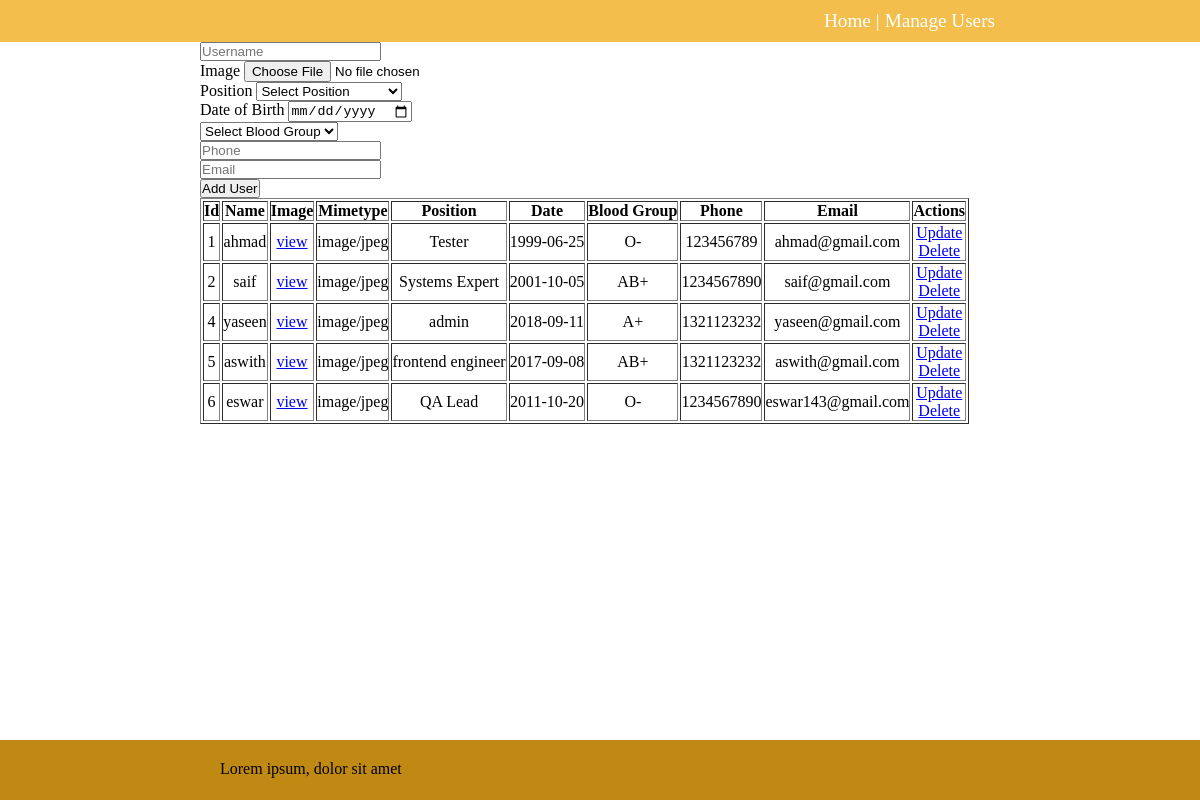
/users, run on an earlier commit of the app's database.
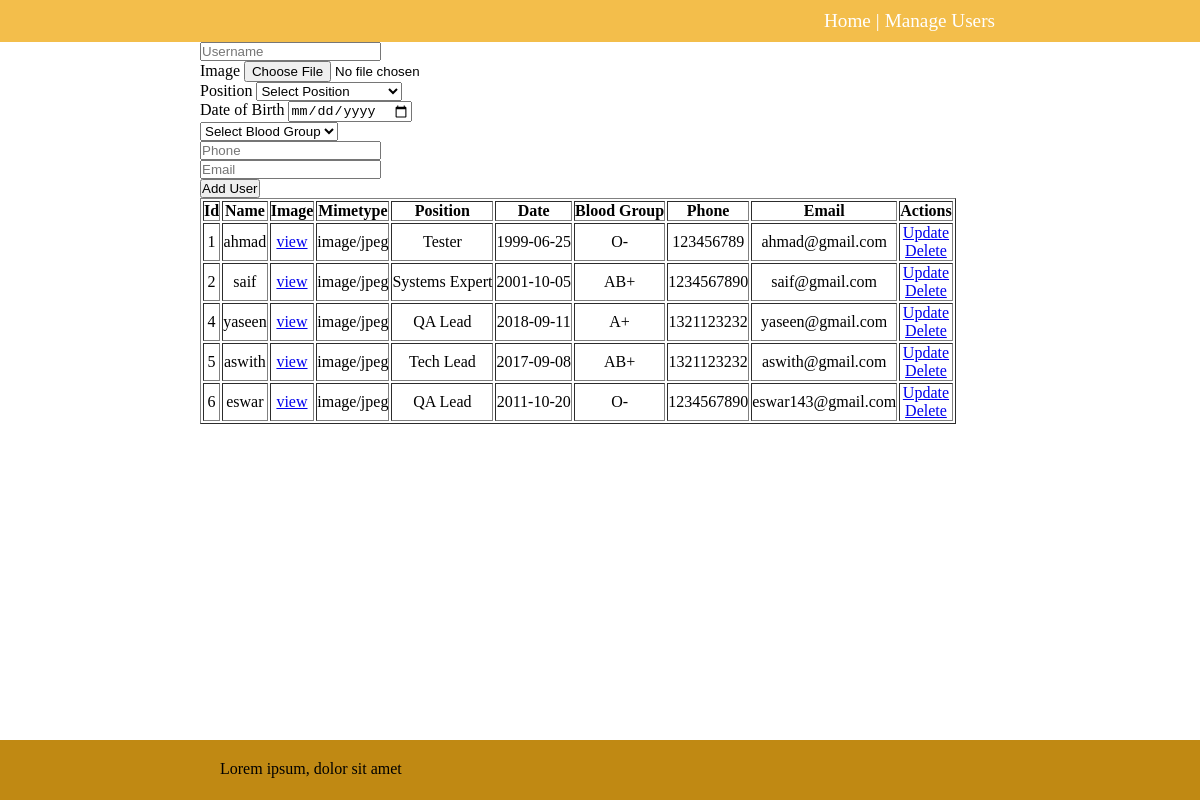
And on a later commit of the database.
### app.py (models this page shows, shortened)
class User(db.Model):
    id = db.Column(db.Integer, primary_key = True)
    name = db.Column(db.String(50), nullable = False)
    pic = db.Column(db.Text, unique = True, nullable = False)
    mimetype = db.Column(db.Text, nullable = False)
    position = db.Column(db.String(50), nullable = False)
    date_of_birth = db.Column(db.Date, nullable = False)
    blood_group = db.Column(db.String(50), nullable = False)
    phone = db.Column(db.String(50), nullable = False)
    email = db.Column(db.String(80), nullable = False)

### app.py (the view)
@app.route('/users',methods = ['GET','POST'])
def users():
    if request.method == 'POST':
        pic = request.files['pic']
        if not pic:
            return "No pic Uploaded", 400
        username = request.form['username']
        filename = secure_filename(pic.filename)
        mimetype = pic.mimetype
        position = request.form['position']
        dob = request.form['DOB'].split("-")
        date_of_birth = date(int(dob[0]), int(dob[1]), int(dob[2]))
        blood_group = request.form['blood_group']
        phone = request.form['phone']
        email = request.form['email']
        new_user = User(
            name=username,
            pic = pic.read(),
            date_of_birth = date_of_birth,
            mimetype = mimetype,
            position = position,
            blood_group = blood_group,
            phone = phone,
            email=email
            )
        try:
            db.session.add(new_user)
            db.session.commit()
            return redirect('/users')
        except exc.IntegrityError:
            db.session.rollback()
            return f"The image was already associated with other user"
        except:
            return f"There was a problem adding a user..."
    else:
        users = User.query.order_by(User.id).all()
        return render_template('users.html',users = users)

### templates/users.html (shortened to what this page needs)
{% extends 'base.html' %}
{% block body %}
<form action="{{ url_for('users') }}" enctype="multipart/form-data" method="POST">
    <input type="text" name="username" id="name" placeholder="Username" required><br>
    <label for="pic">Image</label>
    <input type="file" name="pic" id="pic" required><br>
    <label for="position">Position</label>
    <select name="position" id="positions">
        <option value="none" selected disabled hidden>
            Select Position
        </option>
    </select> <br>
    <label for="DOB">Date of Birth</label>
    <input type="date" name="DOB" id="DOB" placeholder="Date of Birth" required><br>
    <select name="blood_group" id="blood_group">
        <option value="none" selected disabled hidden>
            Select Blood Group
        </option>
    </select> <br>
    <input type="tel" name="phone" id="phone" placeholder="Phone" required><br>
    <input type="email" name="email" id="email" placeholder="Email" required><br>
    <input type="submit" value="Add User">
</form>
<table border="1px" style="text-align: center;">
    <tr>
        <th>Id</th>
        <th>Name</th>
        <th>Image</th>
        <th>Mimetype</th>
        <th>Position</th>
        <th>Date</th>
        <th>Blood Group</th>
        <th>Phone</th>
        <th>Email</th>
        <th>Actions</th>
    </tr>
    {% for user in users %}
        <tr>
            <td>{{ user.id }}</td>
            <td>{{ user.name }}</td>
            <td><a href="{{ url_for('get_image',id = user.id ) }}" target="_blank">view</a></td>
            <td>{{ user.mimetype }}</td>
            <td>{{ user.position }}</td>
            <td>{{ user.date_of_birth }}</td>
            <td>{{ user.blood_group }}</td>
            <td>{{ user.phone }}</td>
            <td>{{ user.email }}</td>
            <td>
                <a href="/update/{{ user.id }}">
                    Update
                </a>
                <br>
                <a href="/delete/{{ user.id }}">
                    Delete
                </a>
            </td>
        </tr>
    {% endfor %}
</table>
{% endblock %}

What changed in the data, as far as the page shows it:
changed User "yaseen": position "admin" → "QA Lead"
changed User "aswith": position "frontend engineer" → "Tech Lead"
